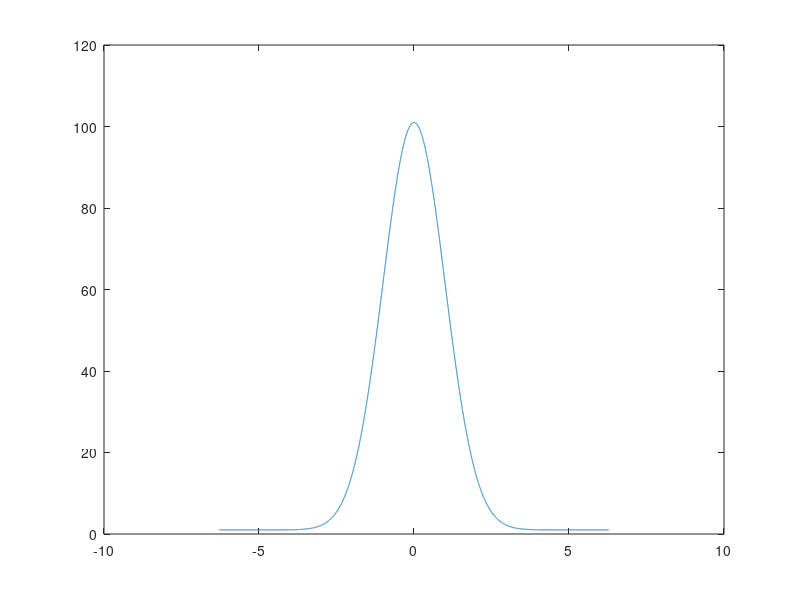

MATLAB code to generate this figure: (Note: this script raises an error after producing the figure.)
% data = csvread('/home/toby/Desktop/drc-logs/vrc_task_3_complete_historicfirstrun_11thJune_1053PM-joint-pos-diffs.csv');


x = -2*3.15:0.01:2*3.15;
x_full = -2*3.142:0.001:2*3.142;

n_all = NaN(2, length(x_full));
n_all(1,:) = x_full;

a=100;
c=1;

n_all(2,:) = 1+ a*exp(-x_full.^2/(2*c^2));
plot(n_all(1,:), n_all(2,:))


csvwrite('/home/toby/drc/software/network/src/drc_network_shaper/2015_aggregate_joint_pos_frequencies.csv', n_all);
